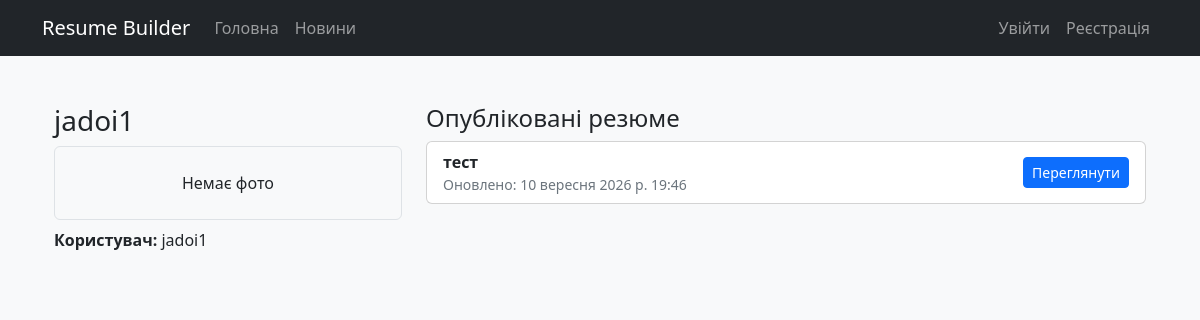
/profiles/jadoi1/, run on an earlier commit of the app's database.
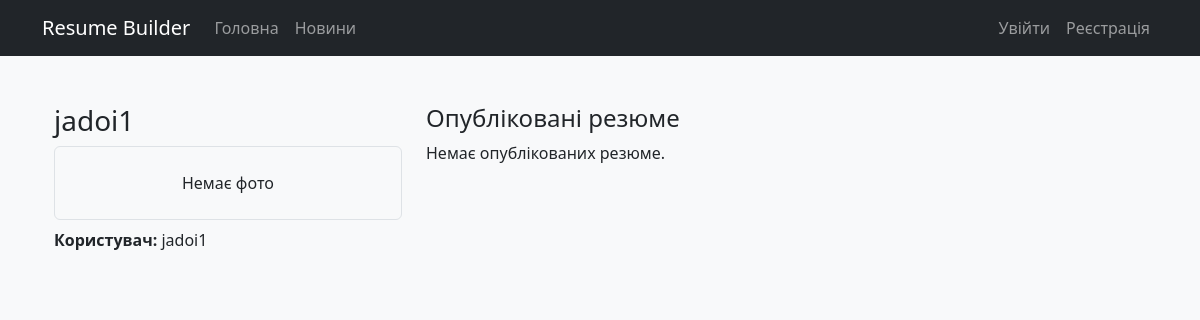
And on a later commit of the database.
### builder/models.py (models this page shows, shortened)
class Resume(models.Model):
    STATUS_CHOICES = [
        ('pending', 'На перевірці'),
        ('approved', 'Прийнято'),
        ('rejected', 'Відхилено'),
    ]
    user = models.ForeignKey(User, on_delete=models.CASCADE, related_name='resumes')
    title = models.CharField(max_length=200)
    summary = models.TextField(blank=True)
    experience = models.TextField(blank=True)
    education = models.TextField(blank=True)
    skills = models.TextField(blank=True)
    custom_sections = models.JSONField(default=list, blank=True)
    template_name = models.CharField(max_length=50, blank=True, default='')
    status = models.CharField(max_length=20, choices=STATUS_CHOICES, default='pending')
    created_at = models.DateTimeField(default=timezone.now)
    updated_at = models.DateTimeField(auto_now=True)
    is_public = models.BooleanField(default=False)
    is_deleted = models.BooleanField(default=False)

### builder/views.py (the view)
# urls.py: path('profiles/<str:username>/', views.profile_view, name='profile_view'),
def profile_view(request, username):
    profile = get_object_or_404(Profile, user__username=username)
    resumes = Resume.objects.filter(user=profile.user, is_public=True, is_deleted=False).order_by('-updated_at')
    return render(request, 'profile_view.html', {'profile': profile, 'resumes': resumes})

### builder/context_processors.py (called while the page is built)
def user_profile(request):
    if request.user.is_authenticated:
        profile = Profile.objects.filter(user=request.user).first()
        return {'user_profile': profile}
    return {'user_profile': None}

### templates/profile_view.html (shortened to what this page needs)
{% extends 'base.html' %}
{% block content %}
<div class="container mt-4">
  <div class="row">
    <div class="col-md-4">
      <h3>{{ profile.full_name }}</h3>
      {% if profile.photo %}
        <img src="{{ profile.photo.url }}" class="img-fluid rounded" alt="Фото">
      {% else %}
        <div class="border rounded p-4 text-center">Немає фото</div>
      {% endif %}
      <p class="mt-2"><strong>Користувач:</strong> {{ profile.user.username }}</p>
    </div>
    <div class="col-md-8">
      <h4>Опубліковані резюме</h4>
      {% if resumes %}
        <ul class="list-group">
          {% for r in resumes %}
            <li class="list-group-item d-flex justify-content-between align-items-center">
              <div>
                <strong>{{ r.title }}</strong>
                <div class="text-muted small">Оновлено: {{ r.updated_at }}</div>
              </div>
              <a href="{% url 'resume_public_detail' r.pk %}" class="btn btn-sm btn-primary">Переглянути</a>
            </li>
          {% endfor %}
        </ul>
      {% else %}
        <p>Немає опублікованих резюме.</p>
      {% endif %}
    </div>
  </div>
</div>
{% endblock %}

What changed in the data, as far as the page shows it:
removed Resume: title "тест", updated_at "10 вересня 2026 р. 19:46"
Also different on the page:
text now shown: "Немає опублікованих резюме."
